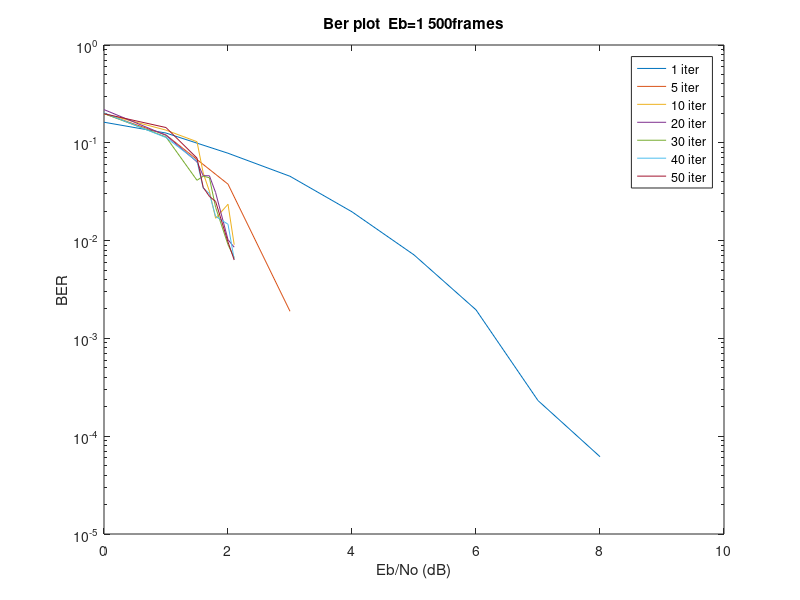

This chart was generated by the following MATLAB code:
EB2NO =  [10 9 8 7 6 5 4 3 2 1 0];
EB2NO2=[2.1 2 1.8 1.7 1.6 1.5 1.0 0];

BER1 = [ 0 0 6.17283950617284e-05 0.000231481481481482 0.00195987654320988 0.00714506172839506 0.0196905766526020 0.0454793028322440 0.0782407407407407 0.125830959164293 0.162345679012346];
BER5 = [0 0 0 0 0 0 0 0.00189300411522634 0.0377898223426679 0.120370370370370 0.198688271604938];
BER10 = [0.00907064471	0.0235449735449	0.0169255276782	0.0319535221496	0.0491103848946	0.10262345679	0.134773662551	0.1985];
BER20 = [0.00855967078189300 0.0102263374485597 0.0310169905879477 0.0460239651416122 0.0460758377425044 0.0638271604938272 0.119301994301994 0.218518518518519];
BER30 = [0.00668724279	0.0090740740740	0.0219029374201	0.0439054077551	0.0456007650843	0.04134178037	0.114748677248	0.199074074];
BER40 = [0.00640946502057613	0.0146999712891186	0.0177000204624514	0.0303003323836657	0.0343867418142780	0.0648778029730411	0.113205467372134	0.202546296296296 ]; 
BER50 = [0.00633744855967078 0.00967078189300412 0.0251358024691358 0.0283338894450006 0.0350256623664863 0.0697128287707998 0.143237934904602 0.198302469135802];
figure
semilogy(EB2NO, BER1, EB2NO,  BER5, EB2NO2, BER10, EB2NO2, BER20, EB2NO2, BER30, EB2NO2, BER40, EB2NO2, BER50 );
legend('1 iter','5 iter','10 iter','20 iter','30 iter', '40 iter','50 iter')

title('Ber plot  Eb=1 500frames')
xlabel('Eb/No (dB)')
ylabel('BER')